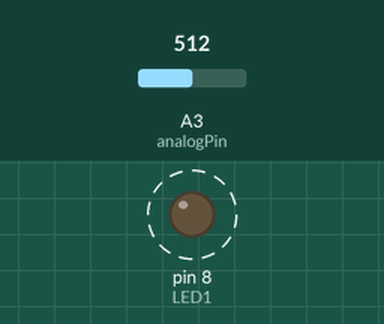
This sketch was run on a simulated Arduino Uno, built with avr-gcc and run on an emulated ATmega328P. Shown: output pins drawn as LEDs (lit = HIGH). Dashed ring = blinking. The test bench sets the inputs (shaded band); at power-on: A3 (analogPin) = 512. What the sketch prints to the serial monitor is not drawn.

Above: at 1.25 s.
1.3 s: A3 (analogPin) set to 530
At 1.6 s:
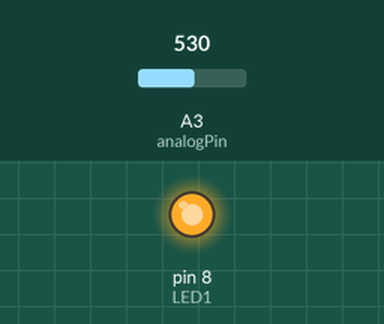
2.8 s: A3 (analogPin) set to 511
At 3.05 s:
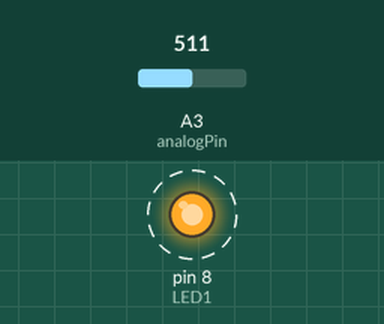
5.8 s: A3 (analogPin) set to 716
At 6.4 s:
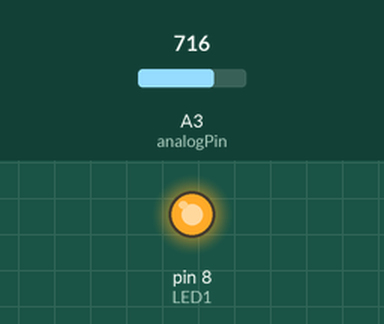
7.3 s: A3 (analogPin) set to 502
At 7.55 s:
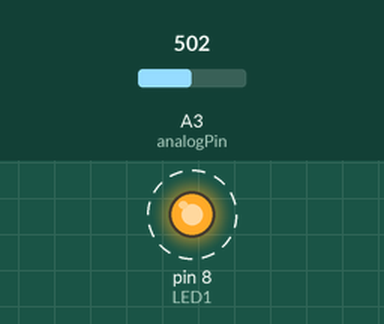
Timing chart, 0 to 11.3 s (numbered marks = the images above; inputs shaded):
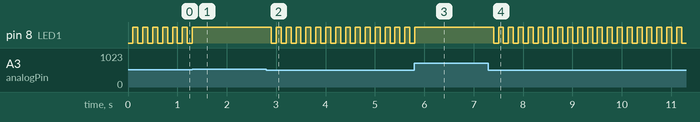

Measured:
- the behaviour switches between 512 and 513 on A3 (analogPin) (found by bisection; images 0 and 1)
- after the input at 1.3 s, pin 8 (LED1): goes on until 1.3 s, then stays HIGH
- after the input at 2.8 s, pin 8 (LED1): alternates HIGH for 0.10 s and LOW for 0.10 s, starting after 0.10 s
- after the input at 5.8 s, pin 8 (LED1): goes on until 5.8 s, then stays HIGH
- after the input at 7.3 s, pin 8 (LED1): alternates HIGH for 0.10 s and LOW for 0.10 s, starting after 0.10 s
- by itself, pin 8 (LED1): alternates HIGH for 0.10 s and LOW for 0.10 s

The sketch:

2.ino
```cpp
#define A3 3
#define LED1 8
int analogPin=A3;//потенциометр 10 кОм (средний вывод) подключён к аналоговому выводу А3.
//Крайние выводы соединены с землёй и 5В.
int val=0;
//float voltage=0;
void setup() {
  // put your setup code here, to run once:
  pinMode(LED1,OUTPUT);
  Serial.begin(9600);
}
bool lastValue=false;
void loop() {
  // put your main code here, to run repeatedly:
  val=analogRead(analogPin);
  //voltage=val*5.0/1024;
  if(val>512)
  {
    digitalWrite(LED1,HIGH);
  }else
  {
    if(lastValue)
    {
      digitalWrite(LED1,HIGH);

    }else
    {
      digitalWrite(LED1,LOW);
    }
    delay(100);
    lastValue=!lastValue;
  }
  Serial.println(analogPin);
}
```
